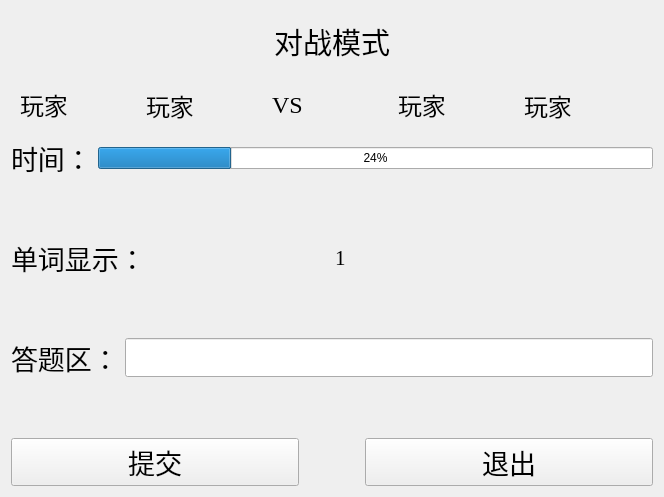
<?xml version="1.0" encoding="UTF-8"?>
<ui version="4.0">
 <class>battlePage</class>
 <widget class="QWidget" name="battlePage">
  <property name="geometry">
   <rect>
    <x>0</x>
    <y>0</y>
    <width>664</width>
    <height>497</height>
   </rect>
  </property>
  <property name="windowTitle">
   <string>Form</string>
  </property>
  <layout class="QVBoxLayout" name="verticalLayout">
   <item>
    <widget class="QWidget" name="widget_2" native="true">
     <layout class="QHBoxLayout" name="horizontalLayout">
      <item>
       <spacer name="horizontalSpacer_2">
        <property name="orientation">
         <enum>Qt::Horizontal</enum>
        </property>
        <property name="sizeHint" stdset="0">
         <size>
          <width>219</width>
          <height>20</height>
         </size>
        </property>
       </spacer>
      </item>
      <item>
       <widget class="QLabel" name="label">
        <property name="font">
         <font>
          <family>华文行楷</family>
          <pointsize>22</pointsize>
         </font>
        </property>
        <property name="text">
         <string>对战模式</string>
        </property>
       </widget>
      </item>
      <item>
       <spacer name="horizontalSpacer_3">
        <property name="orientation">
         <enum>Qt::Horizontal</enum>
        </property>
        <property name="sizeHint" stdset="0">
         <size>
          <width>219</width>
          <height>20</height>
         </size>
        </property>
       </spacer>
      </item>
     </layout>
    </widget>
   </item>
   <item>
    <widget class="QWidget" name="widget" native="true">
     <layout class="QHBoxLayout" name="horizontalLayout_10">
      <item>
       <widget class="QLabel" name="label_9">
        <property name="font">
         <font>
          <family>华文行楷</family>
          <pointsize>18</pointsize>
         </font>
        </property>
        <property name="text">
         <string>玩家    </string>
        </property>
       </widget>
      </item>
      <item>
       <widget class="QLabel" name="player1">
        <property name="font">
         <font>
          <family>Times New Roman</family>
          <pointsize>18</pointsize>
         </font>
        </property>
        <property name="text">
         <string>玩家    </string>
        </property>
       </widget>
      </item>
      <item>
       <widget class="QLabel" name="label_13">
        <property name="font">
         <font>
          <family>Times New Roman</family>
          <pointsize>18</pointsize>
         </font>
        </property>
        <property name="text">
         <string>VS</string>
        </property>
       </widget>
      </item>
      <item>
       <widget class="QLabel" name="label_11">
        <property name="font">
         <font>
          <family>华文行楷</family>
          <pointsize>18</pointsize>
         </font>
        </property>
        <property name="text">
         <string>玩家    </string>
        </property>
       </widget>
      </item>
      <item>
       <widget class="QLabel" name="player2">
        <property name="font">
         <font>
          <family>Times New Roman</family>
          <pointsize>18</pointsize>
         </font>
        </property>
        <property name="text">
         <string>玩家    </string>
        </property>
       </widget>
      </item>
     </layout>
    </widget>
   </item>
   <item>
    <layout class="QVBoxLayout" name="verticalLayout_2">
     <item>
      <layout class="QHBoxLayout" name="horizontalLayout_8">
       <item>
        <widget class="QLabel" name="label_7">
         <property name="font">
          <font>
           <family>华文行楷</family>
           <pointsize>20</pointsize>
          </font>
         </property>
         <property name="text">
          <string>时间：</string>
         </property>
        </widget>
       </item>
       <item>
        <widget class="QProgressBar" name="timeLimitBar">
         <property name="value">
          <number>24</number>
         </property>
        </widget>
       </item>
      </layout>
     </item>
     <item>
      <spacer name="verticalSpacer_6">
       <property name="orientation">
        <enum>Qt::Vertical</enum>
       </property>
       <property name="sizeHint" stdset="0">
        <size>
         <width>20</width>
         <height>40</height>
        </size>
       </property>
      </spacer>
     </item>
     <item>
      <layout class="QHBoxLayout" name="horizontalLayout_7">
       <item>
        <widget class="QLabel" name="label_2">
         <property name="font">
          <font>
           <family>华文行楷</family>
           <pointsize>20</pointsize>
          </font>
         </property>
         <property name="text">
          <string>单词显示：</string>
         </property>
        </widget>
       </item>
       <item>
        <widget class="QLabel" name="wordShowLabel">
         <property name="font">
          <font>
           <family>Times New Roman</family>
           <pointsize>16</pointsize>
          </font>
         </property>
         <property name="text">
          <string>1</string>
         </property>
        </widget>
       </item>
      </layout>
     </item>
     <item>
      <spacer name="verticalSpacer_5">
       <property name="orientation">
        <enum>Qt::Vertical</enum>
       </property>
       <property name="sizeHint" stdset="0">
        <size>
         <width>20</width>
         <height>40</height>
        </size>
       </property>
      </spacer>
     </item>
     <item>
      <layout class="QHBoxLayout" name="horizontalLayout_6">
       <item>
        <widget class="QLabel" name="label_6">
         <property name="font">
          <font>
           <family>华文行楷</family>
           <pointsize>20</pointsize>
          </font>
         </property>
         <property name="text">
          <string>答题区：</string>
         </property>
        </widget>
       </item>
       <item>
        <widget class="QLineEdit" name="answerEdit">
         <property name="font">
          <font>
           <family>Times New Roman</family>
           <pointsize>20</pointsize>
          </font>
         </property>
        </widget>
       </item>
      </layout>
     </item>
     <item>
      <spacer name="verticalSpacer_4">
       <property name="orientation">
        <enum>Qt::Vertical</enum>
       </property>
       <property name="sizeHint" stdset="0">
        <size>
         <width>20</width>
         <height>40</height>
        </size>
       </property>
      </spacer>
     </item>
     <item>
      <layout class="QHBoxLayout" name="horizontalLayout_5">
       <item>
        <widget class="QPushButton" name="submitButton">
         <property name="font">
          <font>
           <family>华文行楷</family>
           <pointsize>20</pointsize>
          </font>
         </property>
         <property name="text">
          <string>提交</string>
         </property>
        </widget>
       </item>
       <item>
        <spacer name="horizontalSpacer">
         <property name="orientation">
          <enum>Qt::Horizontal</enum>
         </property>
         <property name="sizeType">
          <enum>QSizePolicy::Fixed</enum>
         </property>
         <property name="sizeHint" stdset="0">
          <size>
           <width>60</width>
           <height>20</height>
          </size>
         </property>
        </spacer>
       </item>
       <item>
        <widget class="QPushButton" name="exitButton">
         <property name="font">
          <font>
           <family>华文行楷</family>
           <pointsize>20</pointsize>
          </font>
         </property>
         <property name="text">
          <string>退出</string>
         </property>
        </widget>
       </item>
      </layout>
     </item>
    </layout>
   </item>
  </layout>
 </widget>
 <resources/>
 <connections/>
</ui>
